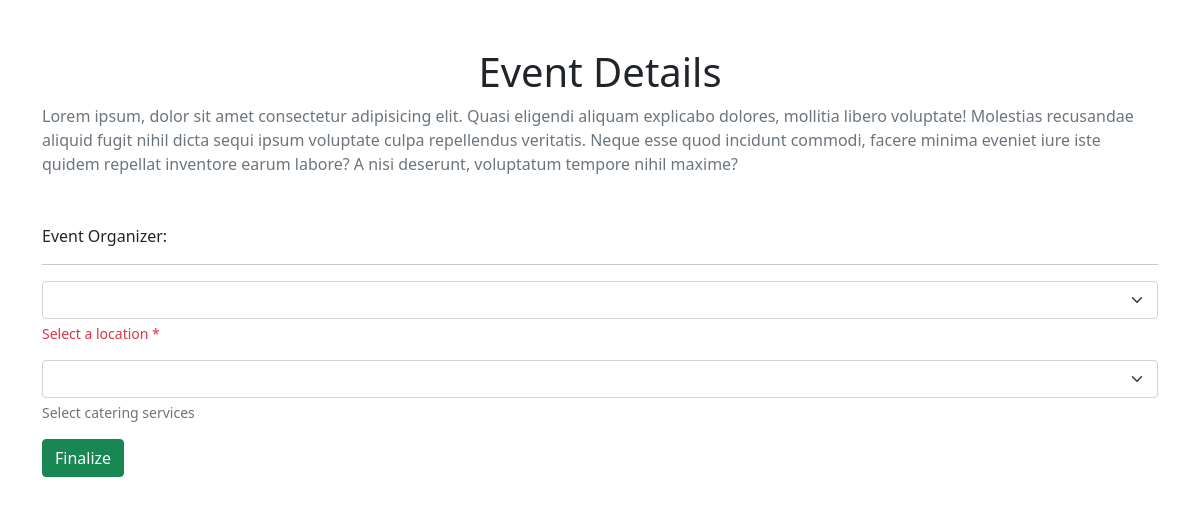
/user-event-page.php?event_id=event-6277d89b2f015, run on an earlier commit of the app's database.
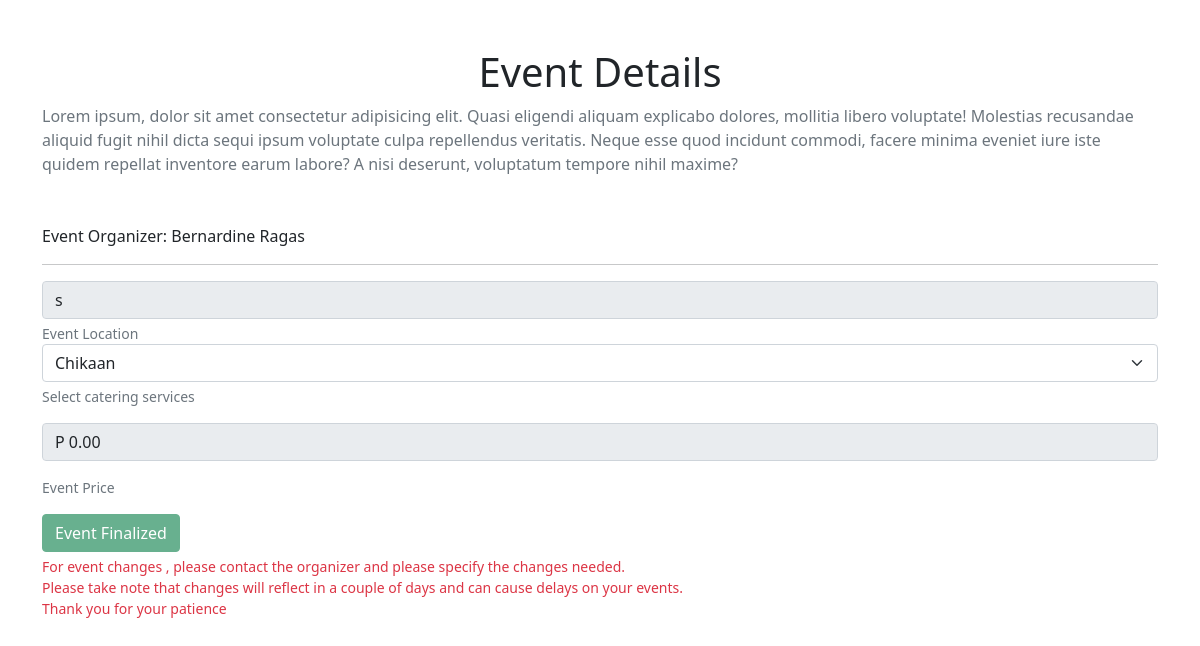
And on a later commit of the database.
### tables this page shows
CREATE TABLE `events` (
  `id` int(11) NOT NULL,
  `name` varchar(255) NOT NULL,
  `user_id` int(11) NOT NULL,
  `organizer` int(11) DEFAULT '0',
  `type` varchar(255) NOT NULL,
  `location` varchar(255) DEFAULT NULL,
  `event_date` date DEFAULT NULL,
  `unique_id` varchar(255) DEFAULT NULL,
  `bundle` varchar(255) DEFAULT NULL,
  `price` varchar(255) DEFAULT NULL
);

CREATE TABLE `users` (
  `id` int(11) NOT NULL,
  `name` varchar(255) NOT NULL,
  `email` varchar(255) DEFAULT NULL,
  `contact` varchar(255) DEFAULT NULL,
  `location` varchar(255) DEFAULT NULL,
  `role` varchar(1) NOT NULL,
  `username` varchar(255) NOT NULL,
  `password` varchar(255) NOT NULL
);

### functions/admin-logic.php (called while the page is built, shortened)
<?php
function show($table_name){
    $conn = connect();
    $sql = "SELECT  * FROM $table_name ORDER BY id DESC";
    $result = $conn->query($sql);
    if($result->num_rows > 0){
       $rows = array();
       while($row  = $result->fetch_assoc()){
           $rows[] = $row;
       }
       return $rows;
    }else{
        return FALSE;
    }
}
function show_data($table_name,$pk,$id){
    $conn = connect();
    $sql = "SELECT * FROM $table_name WHERE $pk = '$id'";
    $result = $conn->query($sql);
    if($result == TRUE){
        return $result->fetch_assoc();
    }
}

### user-event-page.php (the view, shortened to what this page needs)
<?php
include 'functions/admin-logic.php';
$event_id = $_GET['event_id'];
$data =  show_data('events', 'unique_id', $event_id);
?>
<!doctype html>
<html lang="en">
<head>
    <link rel="stylesheet" href="https://cdn.jsdelivr.net/npm/bootstrap@5.0.2/dist/css/bootstrap.min.css">
</head>
<body>
    <section class="mt-5">
        <div class="container">
            <h1 class="text-center">
                Event Details
            </h1>
            <p class="text-muted">
                Lorem ipsum, dolor sit amet consectetur adipisicing elit. Quasi eligendi aliquam explicabo dolores, mollitia libero voluptate! Molestias recusandae aliquid fugit nihil dicta sequi ipsum voluptate culpa repellendus veritatis. Neque esse quod incidunt commodi, facere minima eveniet iure iste quidem repellat inventore earum labore? A nisi deserunt, voluptatum tempore nihil maxime?
            </p>
        </div>
        <div class="container mt-5">
        <p>Event Organizer: <?php echo show_data('users','id',$data['organizer'])['name'] ?></p>
        <hr>
            <form action="" method="post">
                <?php
                if ($data['location'] === null) : ?>
                    <div class="mb-3">
                        <select name="location" id="" class="form-select">
                        </select>
                        <div class="form-text small text-danger">Select a location *</div>
                    </div>
                <?php
                else :
                ?>
                    <input type="text" name="" value="<?php echo $data['location'] ?>" id="" class="form-control" disabled>
                    <div class="form-text">Event Location</div>
                <?php
                endif;
                ?>
                <?php if ($data['bundle'] === null) : ?>
                    <select name="bundle" id="" class="form-select">
                        <?php foreach (show('cater') as $row) : ?>
                            <option value="<?php echo $row['price'] ?>/<?php echo $row['name'] ?>"><?php echo $row['name'] ?></option>
                        <?php endforeach; ?>
                    </select>
                    <div class="form-text">Select catering services</div>
                <?php else : ?>
                    <input type="text" name="cater" disabled value="<?php echo $data['bundle'] ?> " id="" class="form-control mt-3">
                    <div class="form-text">Event Catering Service</div>
                <?php endif; ?>
                <?php
                if ($data['bundle'] === null and $data['location'] === null) :
                ?>
                    <button type="button" class="btn btn-success mt-3" data-bs-toggle="modal" data-bs-target="#modelId">
                        Finalize
                    </button>
                <?php else: ?>
                    <input type="text" name="" id="" value="P <?php echo number_format($data['price'],2) ?>" class="form-control mt-3 mb-3" disabled>
                    <div class="form-text">Event Price</div>
                    <button type="button" class="btn btn-success mt-3" data-bs-toggle="modal" data-bs-target="#modelId" disabled>
                         Event Finalized
                    </button>
                    <div class="form-text text-danger">
                        For event changes , please contact the organizer and please specify the changes needed. <br> Please take note that changes will reflect in a couple of days and can cause delays on your events. <br> Thank you for your patience
                    </div>
                <?php endif; ?>
            </form>
        </div>
    </section>
</body>
</html>

What changed in the data, as far as the page shows it:
added events: organizer.name "Bernardine Ragas", location "s", price "P 0.00"
Also different on the page:
form field bundle: (not shown) → "Chikaan"
text no longer shown: "Select a location * Finalize"
text now shown: "Event Location Event Price Event Finalized For event changes , please contact the organizer and please specify the changes needed. Please take note that changes will reflect in a couple of days and can cause delays on your events. Thank you for your patience"
